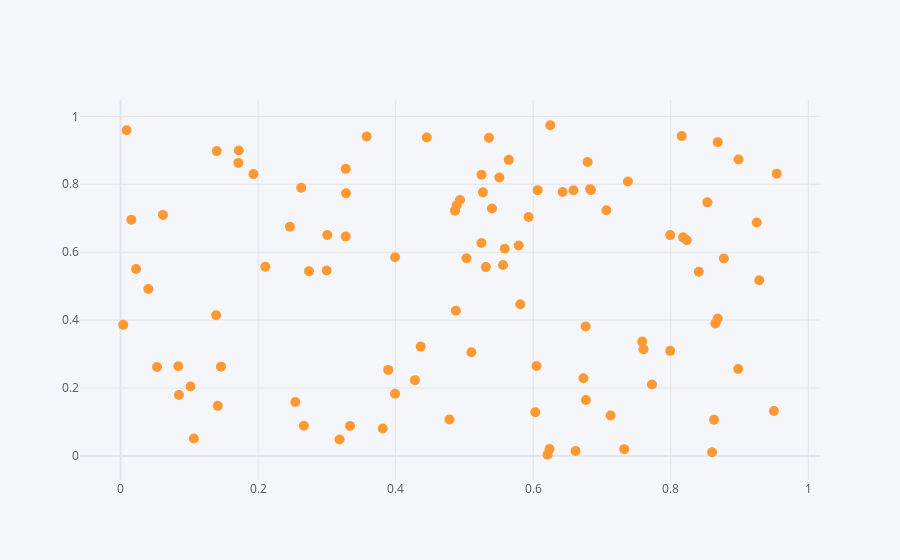

The cell this chart's notebook holds for it:
### Code cell
# 산점도 그래프(x, y 값이 수치형)
df.iplot(kind='scatter', x='A', y="B", mode='markers+text', size=10)
